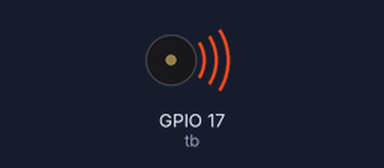
Recording of a program running on a simulated Raspberry Pi (BCM pin numbers). Parts: buzzer (waves = sounding). What the program prints to the terminal is not drawn. At 3.8 s the program stops and its outputs stay as they are.

Above: at 0.1 s.
At 3.9 s:
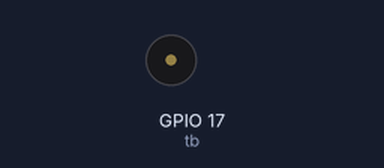
Timing chart, 0 to 5.3 s (numbered marks = the images above):
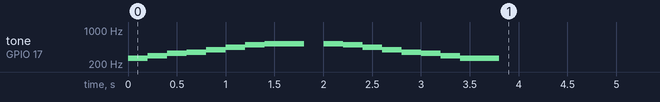

Measured:
- by itself, tone on GPIO 17 (tb): plays 262 Hz for 0.20 s, 294 Hz for 0.20 s, 330 Hz for 0.20 s, 349 Hz for 0.20 s, 392 Hz for 0.20 s, 440 Hz for 0.20 s … (16 notes in this stretch)

The program:

play_buzzer.py
```python
#!/usr/bin/env python3
from gpiozero import TonalBuzzer
from time import sleep

# 初始化一个无源蜂鸣器对象，连接到BCM编码的17号引脚
tb = TonalBuzzer(17)

# 定义乐谱：每个元组包含（音名, 时长/秒）
# 音名支持如 'C4', 'D#4' 等形式
tune = [
    ('C4', 0.2), ('D4', 0.2), ('E4', 0.2), ('F4', 0.2),
    ('G4', 0.2), ('A4', 0.2), ('B4', 0.2), ('C5', 0.4),
    (None, 0.2),  # None 表示休止
    ('C5', 0.2), ('B4', 0.2), ('A4', 0.2), ('G4', 0.2),
    ('F4', 0.2), ('E4', 0.2), ('D4', 0.2), ('C4', 0.4),
]

def play_tune():
    for note, duration in tune:
        print(f"Playing: {note}")  # 打印当前播放的音符
        tb.play(note)  # 播放这个音符
        sleep(duration)  # 等待音符的时长
    tb.stop()  # 演奏完毕，停止

try:
    print("开始播放音乐...")
    play_tune()
    print("播放完毕。")

except KeyboardInterrupt:
    # 当按下 Ctrl+C 时，优雅地停止蜂鸣器
    tb.stop()
    print("\n播放被中断。")
```
